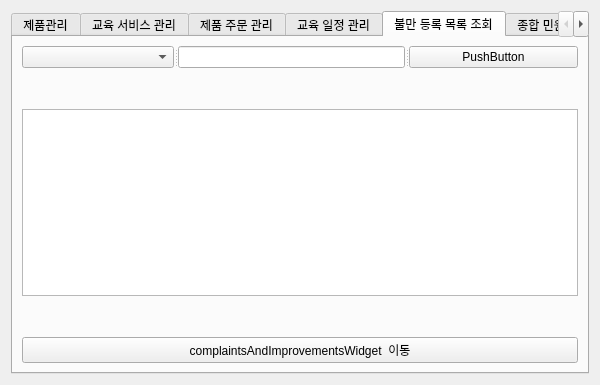
<?xml version="1.0" encoding="UTF-8"?>
<ui version="4.0">
 <class>CentralManagement</class>
 <widget class="QWidget" name="CentralManagement">
  <property name="geometry">
   <rect>
    <x>0</x>
    <y>0</y>
    <width>600</width>
    <height>385</height>
   </rect>
  </property>
  <property name="windowTitle">
   <string>Form</string>
  </property>
  <layout class="QGridLayout" name="gridLayout">
   <item row="0" column="0">
    <widget class="QTabWidget" name="tabWidget">
     <property name="currentIndex">
      <number>4</number>
     </property>
     <widget class="QWidget" name="tab">
      <attribute name="title">
       <string>제품관리</string>
      </attribute>
      <layout class="QGridLayout" name="gridLayout_2">
       <item row="0" column="0">
        <layout class="QVBoxLayout" name="verticalLayout">
         <item>
          <widget class="QSplitter" name="splitter">
           <property name="orientation">
            <enum>Qt::Orientation::Horizontal</enum>
           </property>
           <widget class="QComboBox" name="comboBox"/>
           <widget class="QLineEdit" name="lineEdit"/>
           <widget class="QPushButton" name="pushButton">
            <property name="text">
             <string>PushButton</string>
            </property>
           </widget>
          </widget>
         </item>
         <item>
          <spacer name="verticalSpacer_2">
           <property name="orientation">
            <enum>Qt::Orientation::Vertical</enum>
           </property>
           <property name="sizeHint" stdset="0">
            <size>
             <width>20</width>
             <height>40</height>
            </size>
           </property>
          </spacer>
         </item>
         <item>
          <widget class="QTableView" name="tableView"/>
         </item>
         <item>
          <spacer name="verticalSpacer">
           <property name="orientation">
            <enum>Qt::Orientation::Vertical</enum>
           </property>
           <property name="sizeHint" stdset="0">
            <size>
             <width>20</width>
             <height>40</height>
            </size>
           </property>
          </spacer>
         </item>
        </layout>
       </item>
      </layout>
     </widget>
     <widget class="QWidget" name="tab_2">
      <attribute name="title">
       <string>교육 서비스 관리</string>
      </attribute>
      <layout class="QGridLayout" name="gridLayout_3">
       <item row="0" column="0">
        <layout class="QVBoxLayout" name="verticalLayout_2">
         <item>
          <widget class="QSplitter" name="splitter_2">
           <property name="orientation">
            <enum>Qt::Orientation::Horizontal</enum>
           </property>
           <widget class="QComboBox" name="comboBox_2"/>
           <widget class="QLineEdit" name="lineEdit_2"/>
           <widget class="QPushButton" name="pushButton_2">
            <property name="text">
             <string>PushButton</string>
            </property>
           </widget>
          </widget>
         </item>
         <item>
          <spacer name="verticalSpacer_3">
           <property name="orientation">
            <enum>Qt::Orientation::Vertical</enum>
           </property>
           <property name="sizeHint" stdset="0">
            <size>
             <width>20</width>
             <height>40</height>
            </size>
           </property>
          </spacer>
         </item>
         <item>
          <widget class="QTableView" name="tableView_2"/>
         </item>
         <item>
          <spacer name="verticalSpacer_4">
           <property name="orientation">
            <enum>Qt::Orientation::Vertical</enum>
           </property>
           <property name="sizeHint" stdset="0">
            <size>
             <width>20</width>
             <height>40</height>
            </size>
           </property>
          </spacer>
         </item>
        </layout>
       </item>
      </layout>
     </widget>
     <widget class="QWidget" name="tab_3">
      <attribute name="title">
       <string>제품 주문 관리</string>
      </attribute>
      <layout class="QGridLayout" name="gridLayout_4">
       <item row="0" column="0">
        <layout class="QVBoxLayout" name="verticalLayout_3">
         <item>
          <widget class="QSplitter" name="splitter_3">
           <property name="orientation">
            <enum>Qt::Orientation::Horizontal</enum>
           </property>
           <widget class="QComboBox" name="comboBox_3"/>
           <widget class="QLineEdit" name="lineEdit_3"/>
           <widget class="QPushButton" name="pushButton_3">
            <property name="text">
             <string>PushButton</string>
            </property>
           </widget>
          </widget>
         </item>
         <item>
          <spacer name="verticalSpacer_5">
           <property name="orientation">
            <enum>Qt::Orientation::Vertical</enum>
           </property>
           <property name="sizeHint" stdset="0">
            <size>
             <width>20</width>
             <height>40</height>
            </size>
           </property>
          </spacer>
         </item>
         <item>
          <widget class="QTableView" name="tableView_3"/>
         </item>
         <item>
          <spacer name="verticalSpacer_6">
           <property name="orientation">
            <enum>Qt::Orientation::Vertical</enum>
           </property>
           <property name="sizeHint" stdset="0">
            <size>
             <width>20</width>
             <height>40</height>
            </size>
           </property>
          </spacer>
         </item>
        </layout>
       </item>
      </layout>
     </widget>
     <widget class="QWidget" name="tab_4">
      <attribute name="title">
       <string>교육 일정 관리</string>
      </attribute>
      <layout class="QGridLayout" name="gridLayout_5">
       <item row="0" column="0">
        <layout class="QVBoxLayout" name="verticalLayout_4">
         <item>
          <widget class="QSplitter" name="splitter_4">
           <property name="orientation">
            <enum>Qt::Orientation::Horizontal</enum>
           </property>
           <widget class="QComboBox" name="comboBox_4"/>
           <widget class="QLineEdit" name="lineEdit_4"/>
           <widget class="QPushButton" name="pushButton_4">
            <property name="text">
             <string>PushButton</string>
            </property>
           </widget>
          </widget>
         </item>
         <item>
          <spacer name="verticalSpacer_7">
           <property name="orientation">
            <enum>Qt::Orientation::Vertical</enum>
           </property>
           <property name="sizeHint" stdset="0">
            <size>
             <width>20</width>
             <height>40</height>
            </size>
           </property>
          </spacer>
         </item>
         <item>
          <widget class="QTableView" name="tableView_4"/>
         </item>
         <item>
          <spacer name="verticalSpacer_8">
           <property name="orientation">
            <enum>Qt::Orientation::Vertical</enum>
           </property>
           <property name="sizeHint" stdset="0">
            <size>
             <width>20</width>
             <height>40</height>
            </size>
           </property>
          </spacer>
         </item>
        </layout>
       </item>
      </layout>
     </widget>
     <widget class="QWidget" name="tab_5">
      <attribute name="title">
       <string>불만 등록 목록 조회</string>
      </attribute>
      <layout class="QGridLayout" name="gridLayout_6">
       <item row="0" column="0">
        <layout class="QVBoxLayout" name="verticalLayout_6">
         <item>
          <layout class="QVBoxLayout" name="verticalLayout_5">
           <item>
            <widget class="QSplitter" name="splitter_5">
             <property name="orientation">
              <enum>Qt::Orientation::Horizontal</enum>
             </property>
             <widget class="QComboBox" name="comboBox_5"/>
             <widget class="QLineEdit" name="lineEdit_5"/>
             <widget class="QPushButton" name="pushButton_5">
              <property name="text">
               <string>PushButton</string>
              </property>
             </widget>
            </widget>
           </item>
           <item>
            <spacer name="verticalSpacer_9">
             <property name="orientation">
              <enum>Qt::Orientation::Vertical</enum>
             </property>
             <property name="sizeHint" stdset="0">
              <size>
               <width>20</width>
               <height>40</height>
              </size>
             </property>
            </spacer>
           </item>
           <item>
            <widget class="QTableView" name="tableView_5"/>
           </item>
           <item>
            <spacer name="verticalSpacer_10">
             <property name="orientation">
              <enum>Qt::Orientation::Vertical</enum>
             </property>
             <property name="sizeHint" stdset="0">
              <size>
               <width>20</width>
               <height>40</height>
              </size>
             </property>
            </spacer>
           </item>
          </layout>
         </item>
         <item>
          <widget class="QSplitter" name="splitter_6">
           <property name="orientation">
            <enum>Qt::Orientation::Horizontal</enum>
           </property>
           <widget class="QPushButton" name="pushButton_6">
            <property name="text">
             <string>complaintsAndImprovementsWidget  이동</string>
            </property>
           </widget>
          </widget>
         </item>
        </layout>
       </item>
      </layout>
     </widget>
     <widget class="QWidget" name="tab_6">
      <attribute name="title">
       <string>종합 민원 처리 목록</string>
      </attribute>
      <layout class="QGridLayout" name="gridLayout_7">
       <item row="0" column="0">
        <layout class="QVBoxLayout" name="verticalLayout_9">
         <item>
          <layout class="QVBoxLayout" name="verticalLayout_10">
           <item>
            <widget class="QSplitter" name="splitter_9">
             <property name="orientation">
              <enum>Qt::Orientation::Horizontal</enum>
             </property>
             <widget class="QComboBox" name="comboBox_7"/>
             <widget class="QLineEdit" name="lineEdit_7"/>
             <widget class="QPushButton" name="pushButton_9">
              <property name="text">
               <string>PushButton</string>
              </property>
             </widget>
            </widget>
           </item>
           <item>
            <spacer name="verticalSpacer_13">
             <property name="orientation">
              <enum>Qt::Orientation::Vertical</enum>
             </property>
             <property name="sizeHint" stdset="0">
              <size>
               <width>20</width>
               <height>40</height>
              </size>
             </property>
            </spacer>
           </item>
           <item>
            <widget class="QTableView" name="tableView_7"/>
           </item>
           <item>
            <spacer name="verticalSpacer_14">
             <property name="orientation">
              <enum>Qt::Orientation::Vertical</enum>
             </property>
             <property name="sizeHint" stdset="0">
              <size>
               <width>20</width>
               <height>40</height>
              </size>
             </property>
            </spacer>
           </item>
          </layout>
         </item>
         <item>
          <widget class="QSplitter" name="splitter_10">
           <property name="orientation">
            <enum>Qt::Orientation::Horizontal</enum>
           </property>
           <widget class="QPushButton" name="pushButton_10">
            <property name="text">
             <string>generalInquiryManagementWidget 이동</string>
            </property>
           </widget>
          </widget>
         </item>
        </layout>
       </item>
      </layout>
     </widget>
    </widget>
   </item>
  </layout>
 </widget>
 <resources/>
 <connections/>
</ui>
